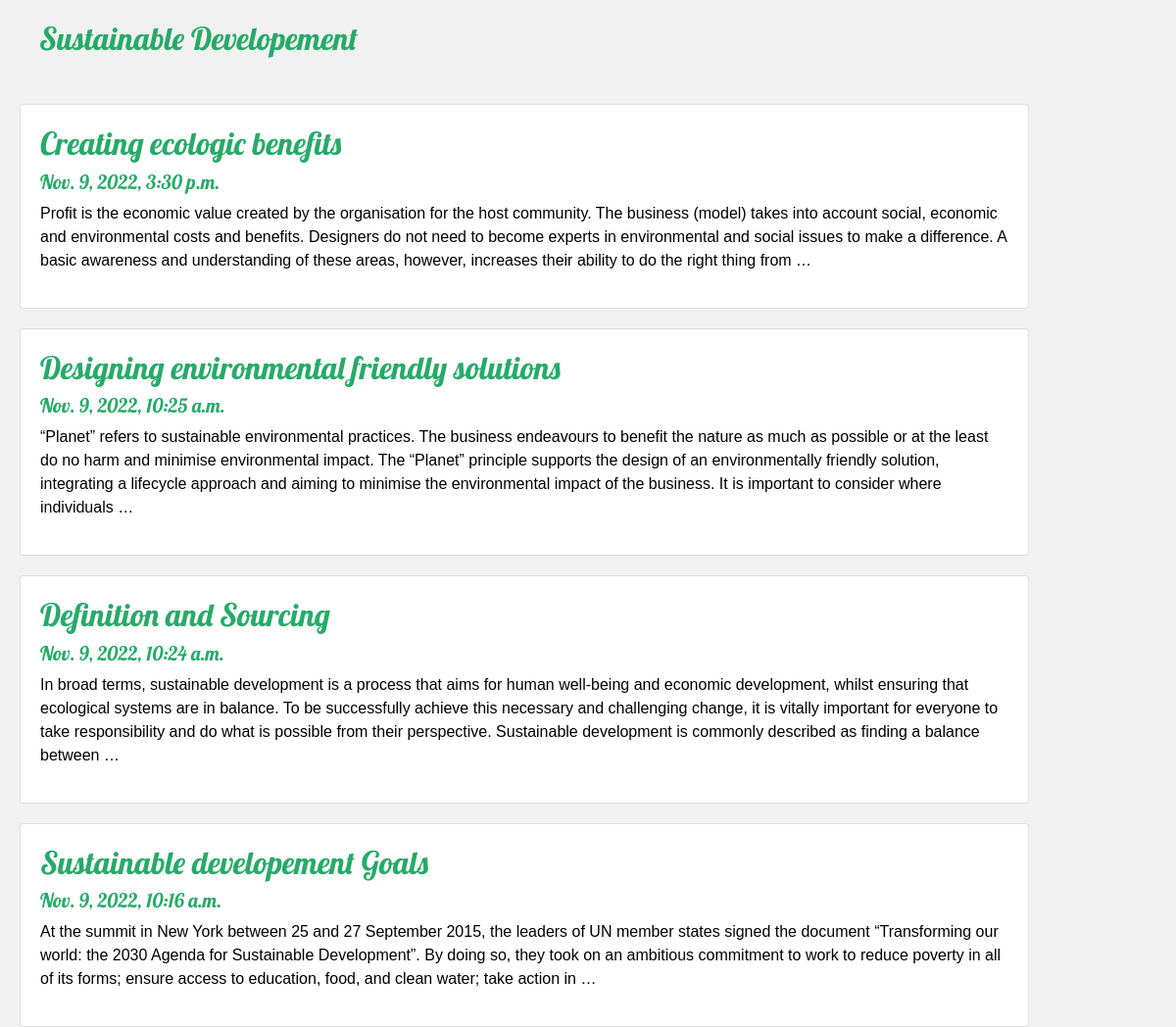
The page / on the database its author committed.
### blog/models.py (models this page shows)
class Post(models.Model):
    title = models.CharField(max_length=100)
    body = models.CharField(max_length=1000000)
    created_at = models.DateTimeField(default=datetime.now, blank=True)

### blog/views.py (the view)
def index(request):
    posts = Post.objects.all()
    return render(request, 'index.html', {'posts': posts})

### templates/index.html (shortened to what this page needs)
{% load static %}
<!DOCTYPE html>
<html>
<head>
<link rel="stylesheet" href="https://cdn.jsdelivr.net/npm/bootstrap@5.1.3/dist/css/bootstrap.min.css">
<link rel="stylesheet" href="{% static 'css/blog.css' %}">
</head>
<body>
<div class="header">
  <h2>Sustainable Developement</h2>
</div>
<div class="row">
  <div class="leftcolumn">
    {% for post in posts reversed %}
    <div class="card">
      <a style="text-decoration: none; color: black;" href="/post/{{post.id}}">
        <h2>{{post.title}}</h2>
        <h5>{{post.created_at}}</h5>
        <p>{{post.body|truncatewords:60}}</p>
      </a>
    </div>
    {% endfor %}
  </div>
</div>
</body>
</html>

### static/css/blog.css (style rules this page uses)
* { box-sizing: border-box; }
.header { padding: 20px; font-size: 40px; text-align: left; background: #f1f1f1; }
body { font-family: Arial; padding-left: 20px; padding-right: 150px; background: #f1f1f1; }
h2, h5 { color: #27aa69; font-family: 'Lobster'; }
.card { background-color: white; padding: 20px; margin-top: 20px; }

### rows shown on the page
Post: title "Creating ecologic benefits", created_at "Nov. 9, 2022, 3:30 p.m.", body "Profit is the economic value created by the organisation for the host community. The business (model) takes into account social, economic and environmental costs and benefits. Designers do not need to become experts in environmental and social issues to make a difference. A basic awareness and understanding of these areas, however, increases their ability to do the right thing from …"
Post: title "Designing environmental friendly solutions", created_at "Nov. 9, 2022, 10:25 a.m.", body "“Planet” refers to sustainable environmental practices. The business endeavours to benefit the nature as much as possible or at the least do no harm and minimise environmental impact. The “Planet” principle supports the design of an environmentally friendly solution, integrating a lifecycle approach and aiming to minimise the environmental impact of the business. It is important to consider where individuals …"
Post: title "Definition and Sourcing", created_at "Nov. 9, 2022, 10:24 a.m.", body "In broad terms, sustainable development is a process that aims for human well-being and economic development, whilst ensuring that ecological systems are in balance. To be successfully achieve this necessary and challenging change, it is vitally important for everyone to take responsibility and do what is possible from their perspective. Sustainable development is commonly described as finding a balance between …"
Post: title "Sustainable developement Goals", created_at "Nov. 9, 2022, 10:16 a.m.", body "At the summit in New York between 25 and 27 September 2015, the leaders of UN member states signed the document “Transforming our world: the 2030 Agenda for Sustainable Development”. By doing so, they took on an ambitious commitment to work to reduce poverty in all of its forms; ensure access to education, food, and clean water; take action in …"
